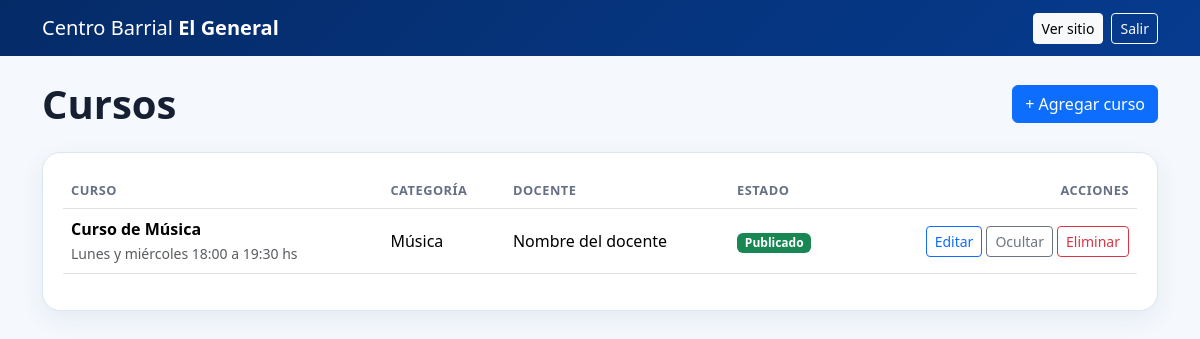
/admin/cursos.php (signed in), run on the app's committed database.
### tables this page shows
CREATE TABLE IF NOT EXISTS cursos (
    id INT UNSIGNED AUTO_INCREMENT PRIMARY KEY,
    categoria_id INT UNSIGNED NOT NULL,
    nombre VARCHAR(160) NOT NULL,
    descripcion TEXT DEFAULT NULL,
    dias VARCHAR(255) DEFAULT NULL,
    horario VARCHAR(120) DEFAULT NULL,
    costo VARCHAR(120) DEFAULT NULL,
    docente VARCHAR(160) DEFAULT NULL,
    whatsapp VARCHAR(30) DEFAULT NULL,
    imagen VARCHAR(255) DEFAULT NULL,
    orden INT NOT NULL DEFAULT 0,
    activo TINYINT(1) NOT NULL DEFAULT 1,
    created_at TIMESTAMP DEFAULT CURRENT_TIMESTAMP,
    updated_at TIMESTAMP DEFAULT CURRENT_TIMESTAMP ON UPDATE CURRENT_TIMESTAMP,
    CONSTRAINT fk_cursos_categoria
        FOREIGN KEY (categoria_id) REFERENCES categorias(id)
        ON UPDATE CASCADE ON DELETE RESTRICT,
    INDEX idx_cursos_categoria_activo (categoria_id, activo, orden)
);

CREATE TABLE IF NOT EXISTS categorias (
    id INT UNSIGNED AUTO_INCREMENT PRIMARY KEY,
    nombre VARCHAR(120) NOT NULL,
    slug VARCHAR(120) NOT NULL UNIQUE,
    icono VARCHAR(80) DEFAULT 'bi-grid',
    descripcion VARCHAR(255) DEFAULT NULL,
    orden INT NOT NULL DEFAULT 0,
    activo TINYINT(1) NOT NULL DEFAULT 1,
    created_at TIMESTAMP DEFAULT CURRENT_TIMESTAMP,
    updated_at TIMESTAMP DEFAULT CURRENT_TIMESTAMP ON UPDATE CURRENT_TIMESTAMP
);

### config.php (called while the page is built, shortened)
<?php
function e(?string $value): string
{
    return htmlspecialchars($value ?? '', ENT_QUOTES, 'UTF-8');
}

### admin/cursos.php (the view, shortened to what this page needs)
<?php
$pdo = db();
$cursos = $pdo->query('SELECT c.*, cat.nombre AS categoria FROM cursos c JOIN categorias cat ON cat.id = c.categoria_id ORDER BY cat.orden, c.orden, c.nombre')->fetchAll();
?>
<!DOCTYPE html><html lang="es"><head><link href="https://cdn.jsdelivr.net/npm/bootstrap@5.3.7/dist/css/bootstrap.min.css" rel="stylesheet"><link rel="stylesheet" href="../css/admin.css"></head>
<body><nav class="navbar admin-nav"><div class="container"><a class="navbar-brand" href="index.php">Centro Barrial <strong>El General</strong></a><div class="d-flex gap-2"><a class="btn btn-light btn-sm" href="../index.php">Ver sitio</a><a class="btn btn-outline-light btn-sm" href="logout.php">Salir</a></div></div></nav>
<main class="container py-4"><div class="d-flex flex-wrap justify-content-between align-items-center gap-2 mb-4"><h1 class="admin-title mb-0">Cursos</h1><a class="btn btn-primary" href="curso-form.php">+ Agregar curso</a></div>
<div class="admin-card"><div class="table-responsive"><table class="table align-middle"><thead><tr><th>Curso</th><th>Categoría</th><th>Docente</th><th>Estado</th><th class="text-end">Acciones</th></tr></thead><tbody>
<?php foreach ($cursos as $curso): ?><tr><td><strong><?= e($curso['nombre']) ?></strong><br><small class="text-muted"><?= e($curso['dias']) ?> <?= e($curso['horario']) ?></small></td><td><?= e($curso['categoria']) ?></td><td><?= e($curso['docente']) ?></td><td><span class="badge <?= $curso['activo'] ? 'text-bg-success' : 'text-bg-secondary' ?>"><?= $curso['activo'] ? 'Publicado' : 'Oculto' ?></span></td><td class="text-end"><div class="d-flex justify-content-end gap-1"><a class="btn btn-sm btn-outline-primary" href="curso-form.php?id=<?= (int)$curso['id'] ?>">Editar</a><form method="post" class="d-inline"><input type="hidden" name="csrf_token" value="<?= e(csrfToken()) ?>"><input type="hidden" name="id" value="<?= (int)$curso['id'] ?>"><input type="hidden" name="accion" value="toggle"><button class="btn btn-sm btn-outline-secondary" type="submit"><?= $curso['activo'] ? 'Ocultar' : 'Publicar' ?></button></form><form method="post" class="d-inline" onsubmit="return confirm('¿Eliminar este curso?');"><input type="hidden" name="csrf_token" value="<?= e(csrfToken()) ?>"><input type="hidden" name="id" value="<?= (int)$curso['id'] ?>"><input type="hidden" name="accion" value="eliminar"><button class="btn btn-sm btn-outline-danger" type="submit">Eliminar</button></form></div></td></tr><?php endforeach; ?>
</tbody></table></div></div></main></body></html>

### css/admin.css (style rules this page uses)
:root { --azul:#063b8f; --azul-oscuro:#052b67; --fondo:#f5f9fd; --borde:#dbe6f2; --texto:#172033; }
body { background:var(--fondo); color:var(--texto); }
.admin-nav { background:linear-gradient(135deg,var(--azul-oscuro),var(--azul)); color:white; }
.admin-nav .navbar-brand,.admin-nav .navbar-brand:hover { color:white; }
.admin-title { font-weight:800; }
.admin-card { background:white; border:1px solid var(--borde); border-radius:18px; padding:1.25rem; box-shadow:0 8px 25px rgba(5,43,103,.07); }
.table th { color:#667085; font-size:.8rem; text-transform:uppercase; letter-spacing:.04em; }

### data on the page
cursos: nombre "Curso de Música", dias "Lunes y miércoles", horario "18:00 a 19:30 hs", categoria.nombre "Música", docente "Nombre del docente", activo "Publicado"
